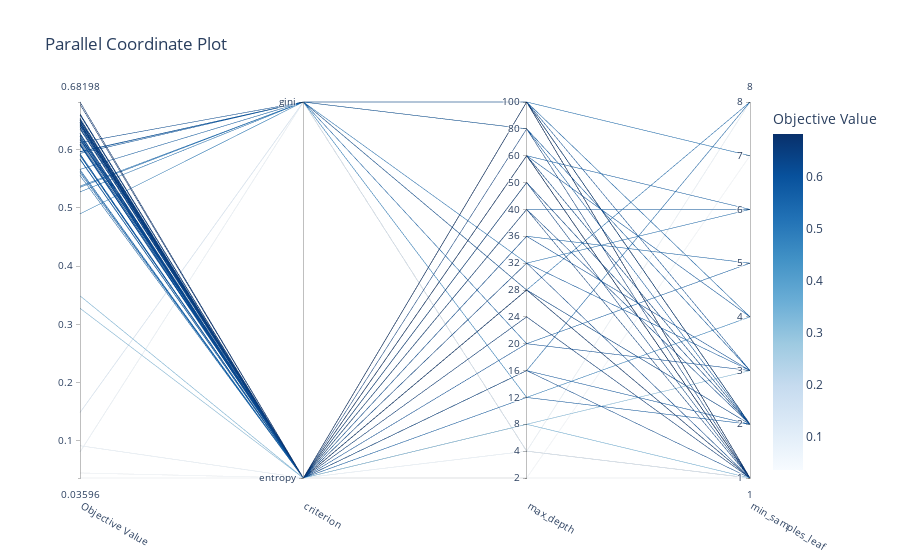

Source (notebook cell):
### Code cell
# plots the interactive visualization of the high-dimensional parameter relationship
optuna.visualization.plot_parallel_coordinate(study)

### Figure 1 — Plotly figure (JSON) as saved in the notebook; plotly's stock layout.template omitted (floating-point values rounded to 4 significant figures)
{"data": [{"dimensions": [{"label": "Objective Value", "range": [0.03596, 0.682], "values": [0.0446, 0.03596, 0.08064, 0.1484, 0.09138, 0.3276, 0.349, 0.4897, 0.583, 0.6235, 0.5604, 0.5908, 0.6089, 0.5662, 0.6376, 0.6508, 0.5374, 0.6517, 0.6283, 0.6184, 0.6616, 0.6123, 0.5354, 0.5899, 0.6277, 0.5556, 0.6097, 0.5841, 0.6477, 0.6257, 0.6167, 0.6204, 0.6406, 0.6131, 0.6617, 0.6226, 0.5929, 0.652, 0.6469, 0.6442, 0.678, 0.5657, 0.5968, 0.5937, 0.65, 0.5275, 0.6355, 0.6466, 0.6449, 0.5633, 0.6598, 0.6379, 0.682, 0.6541, 0.6077, 0.5963, 0.6422, 0.6102, 0.647, 0.6132]}, {"label": "criterion", "range": [0, 1], "ticktext": ["entropy", "gini"], "tickvals": [0, 1], "values": [0, 0, 1, 1, 0, 0, 0, 1, 0, 0, 0, 0, 0, 1, 0, 0, 1, 0, 0, 0, 0, 1, 1, 0, 0, 0, 0, 0, 0, 0, 0, 0, 0, 0, 0, 0, 0, 0, 0, 0, 0, 0, 1, 1, 0, 1, 0, 0, 0, 0, 0, 0, 0, 0, 0, 1, 0, 0, 0, 0]}, {"label": "max_depth", "range": [0, 14], "ticktext": ["2", "4", "8", "12", "16", "20", "24", "28", "32", "36", "40", "50", "60", "80", "100"], "tickvals": [0, 1, 2, 3, 4, 5, 6, 7, 8, 9, 10, 11, 12, 13, 14], "values": [0, 0, 1, 1, 1, 2, 2, 3, 3, 4, 4, 4, 5, 5, 6, 6, 7, 7, 7, 7, 7, 7, 8, 8, 8, 9, 9, 10, 10, 10, 11, 11, 11, 12, 12, 12, 12, 12, 12, 12, 12, 12, 13, 13, 13, 14, 14, 14, 14, 14, 14, 14, 14, 14, 14, 14, 14, 14, 14, 14]}, {"label": "min_samples_leaf", "range": [1, 8], "values": [1, 7, 8, 1, 1, 3, 1, 4, 2, 1, 8, 2, 3, 5, 1, 1, 8, 1, 1, 2, 1, 2, 6, 3, 1, 5, 3, 6, 1, 2, 2, 2, 1, 2, 1, 2, 4, 1, 1, 1, 1, 6, 3, 2, 1, 7, 2, 1, 1, 4, 1, 2, 1, 1, 2, 2, 1, 3, 1, 2]}], "labelangle": 30, "labelside": "bottom", "line": {"color": [0.0446, 0.03596, 0.08064, 0.1484, 0.09138, 0.3276, 0.349, 0.4897, 0.583, 0.6235, 0.5604, 0.5908, 0.6089, 0.5662, 0.6376, 0.6508, 0.5374, 0.6517, 0.6283, 0.6184, 0.6616, 0.6123, 0.5354, 0.5899, 0.6277, 0.5556, 0.6097, 0.5841, 0.6477, 0.6257, 0.6167, 0.6204, 0.6406, 0.6131, 0.6617, 0.6226, 0.5929, 0.652, 0.6469, 0.6442, 0.678, 0.5657, 0.5968, 0.5937, 0.65, 0.5275, 0.6355, 0.6466, 0.6449, 0.5633, 0.6598, 0.6379, 0.682, 0.6541, 0.6077, 0.5963, 0.6422, 0.6102, 0.647, 0.6132], "colorbar": {"title": {"text": "Objective Value"}}, "colorscale": [[0, "rgb(247,251,255)"], [0.125, "rgb(222,235,247)"], [0.25, "rgb(198,219,239)"], [0.375, "rgb(158,202,225)"], [0.5, "rgb(107,174,214)"], [0.625, "rgb(66,146,198)"], [0.75, "rgb(33,113,181)"], [0.875, "rgb(8,81,156)"], [1, "rgb(8,48,107)"]], "reversescale": false, "showscale": true}, "type": "parcoords"}], "layout": {"title": {"text": "Parallel Coordinate Plot"}}}
